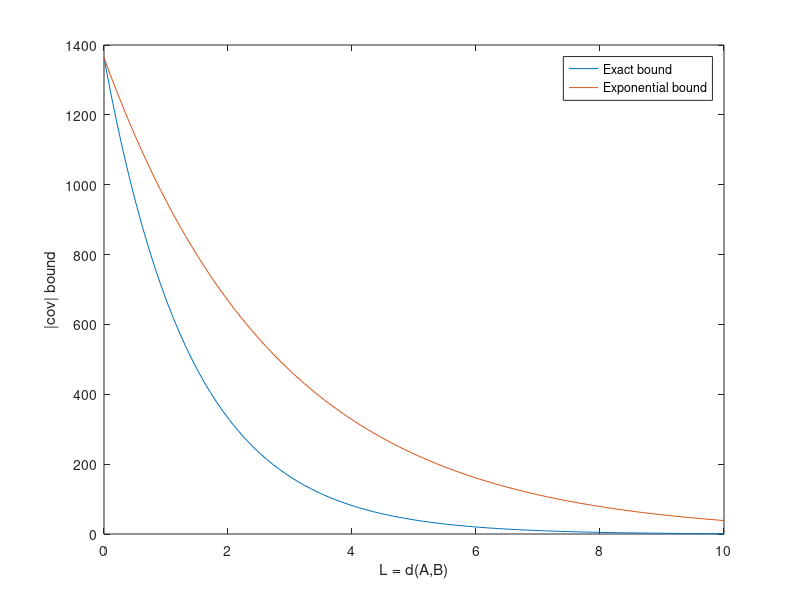
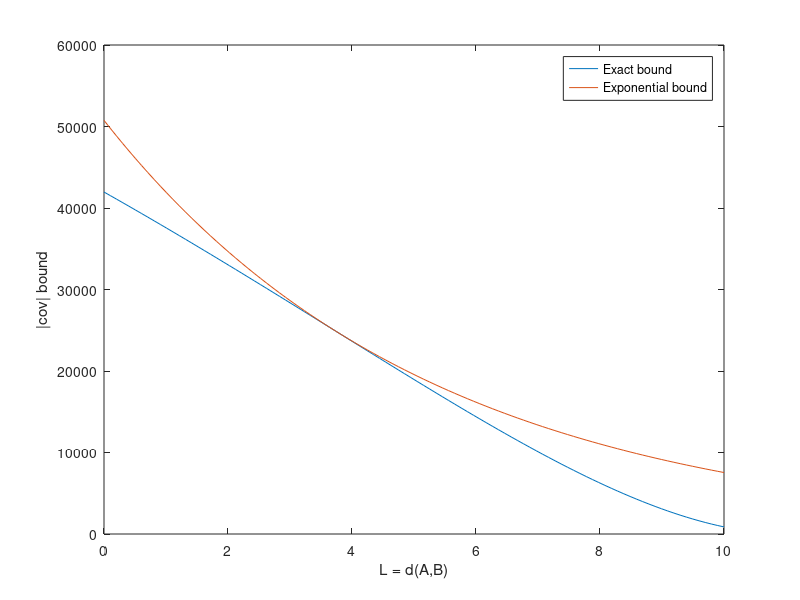
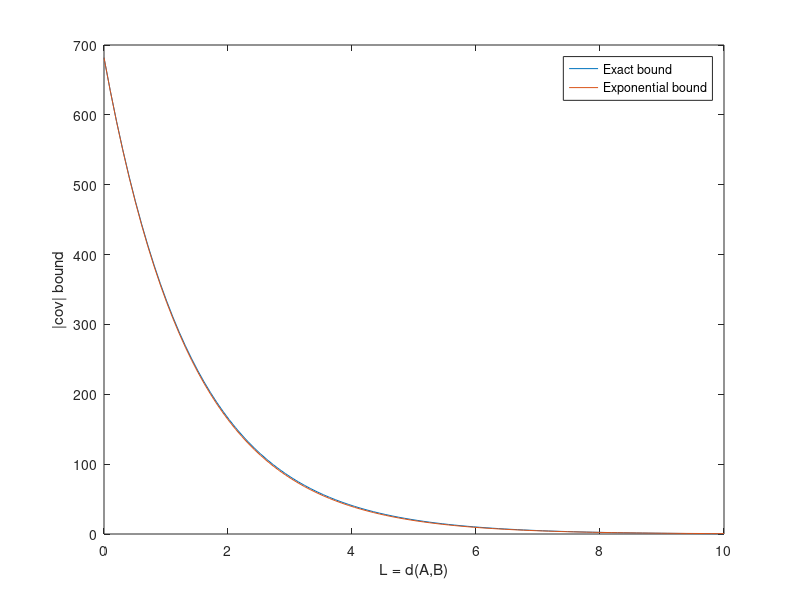

Reproduce these figures in MATLAB, in order.
% Sets up variables for gamma(2\beta J) < 1 (we take b == gamma(2\beta J)).
N = 10;
b = 0.7;
r = (N+1)/(1-b);
x = linspace(0, N);
y1 = zeros(1,100);
y2 = zeros(1,100);

% For L \in [0, N] y1(L) is exact covariance bound and y2(L) is
% exponential bound with \xi = |ln(b)|^{-1}.
for i=1:100
    y1(i) = 2*r*(b^x(i)-b^(N+1))+r^2*(b^x(i)-b^(N+1))^2;
    y2(i) = 2*(r*(1-b^(N+1))+0.5*r^2*(1-b^(N+1))^2)*b^(x(i));
end

% Plots the graphs for for y1 and y2 to show that y2(L) >= y1(L) for all L
% \in [0, N] (Figure 4 in paper).
figure(1)
plot(x,y1)
hold on
plot(x,y2)
legend('Exact bound', 'Exponential bound')
xlabel('L = d(A,B)')
ylabel('|cov| bound')
% print -depsc blessthan1.eps


% Sets up variables for gamma(2\beta J) > 1, with some extra variables
% defined for ease.
N = 10;
b = 1.1;
r = (N+1)/(b-1);
B = b^(N+1);
R = r*B+1;
x = linspace(0, N);
y1 = zeros(1,100);
y2 = zeros(1,100);

% For L \in [0, N] y1(L) is exact covariance bound and y2(L) is
% exponential bound with \xi = 0.5*|ln(b)|^{-1}.
for i=1:100
    y1(i) = 2*r*(B-b^x(i))+r^2*(B-b^x(i))^2;
    y2(i) = ((R^2-4+R*sqrt(R^2+8))*(5*R^2+4-3*R*sqrt(R^2+8))/(64*r^2))*b^(-2*x(i));
end

% Plots the graphs for for y1 and y2 to show that y2(L) >= y1(L) for all L
% \in [0, N] (Figure 6 in paper).
figure(2)
plot(x,y1)
hold on
plot(x,y2)
legend('Exact bound', 'Exponential bound')
xlabel('L = d(A,B)')
ylabel('|cov| bound')
% print -depsc bgreaterthan1.eps

% Set up variables for gamma(2\beta J) < 1.
N = 10;
b = 0.7;
r = (N+1)/(1-b);
x = linspace(0, N);
y1 = zeros(1,100);
y2 = zeros(1,100);

% For L \in [0, N] y1(L) is exact covariance bound and y2(L) is
% exponential bound with \xi = 0.5*|ln(b)|^{-1}.
for i=1:100
    y1(i) = r*(b^x(i)-b^(N+1))+0.5*r^2*(b^x(i)-b^(N+1))^2;
    y2(i) = (r*(1-b^(N+1))+0.5*r^2*(1-b^(N+1))^2)*b^(2*x(i));
end

% Plots the graphs for for y1 and y2 to show that they are very similar for
% all L \in [0, N] (Figure 5 in paper).
figure(3)
plot(x,y1)
hold on
plot(x,y2)
legend('Exact bound', 'Exponential bound')
xlabel('L = d(A,B)')
ylabel('|cov| bound')
% print -depsc blessthan1doublexi.eps
